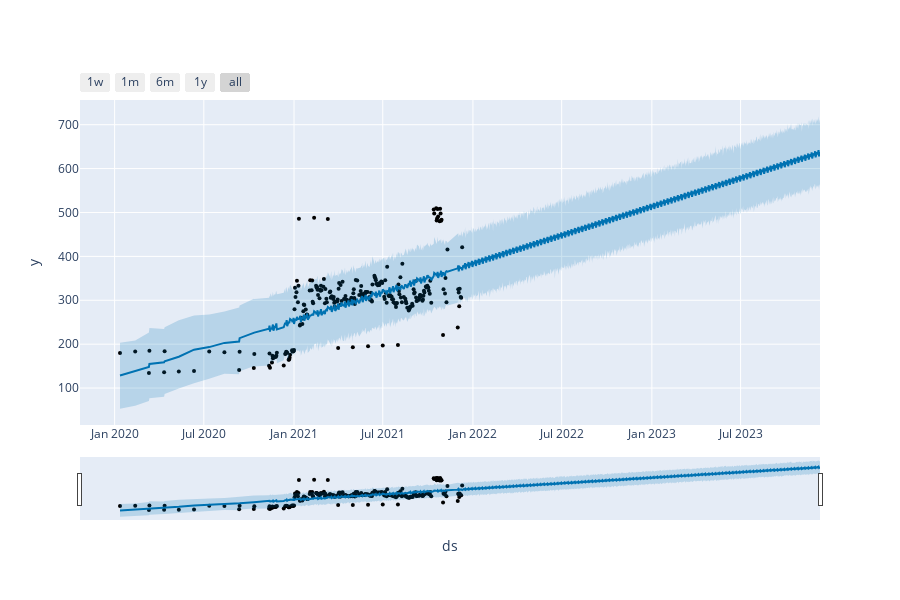

The notebook cell this image was saved under:
### Code cell
plot_plotly(kt, forecast)

### Figure 1 — Plotly figure (JSON) as saved in the notebook; plotly's stock layout.template omitted (floating-point values rounded to 4 significant figures; data arrays with more than 128 entries replaced by an {"elided": "..."} marker saying what was removed)
{"data": [{"marker": {"color": "black", "size": 4}, "mode": "markers", "name": "Actual", "type": "scatter", "x": {"elided": "248 str values"}, "y": {"elided": "248 float values"}}, {"hoverinfo": "skip", "line": {"width": 0}, "mode": "lines", "type": "scatter", "x": {"elided": "979 str values"}, "y": {"elided": "979 float values"}}, {"fill": "tonexty", "fillcolor": "rgba(0, 114, 178, 0.2)", "line": {"color": "#0072B2", "width": 2}, "mode": "lines", "name": "Predicted", "type": "scatter", "x": {"elided": "979 str values"}, "y": {"elided": "979 float values"}}, {"fill": "tonexty", "fillcolor": "rgba(0, 114, 178, 0.2)", "hoverinfo": "skip", "line": {"width": 0}, "mode": "lines", "type": "scatter", "x": {"elided": "979 str values"}, "y": {"elided": "979 float values"}}], "layout": {"height": 600, "showlegend": false, "width": 900, "xaxis": {"rangeselector": {"buttons": [{"count": 7, "label": "1w", "step": "day", "stepmode": "backward"}, {"count": 1, "label": "1m", "step": "month", "stepmode": "backward"}, {"count": 6, "label": "6m", "step": "month", "stepmode": "backward"}, {"count": 1, "label": "1y", "step": "year", "stepmode": "backward"}, {"step": "all"}]}, "rangeslider": {"visible": true}, "title": {"text": "ds"}, "type": "date"}, "yaxis": {"title": {"text": "y"}}}}
